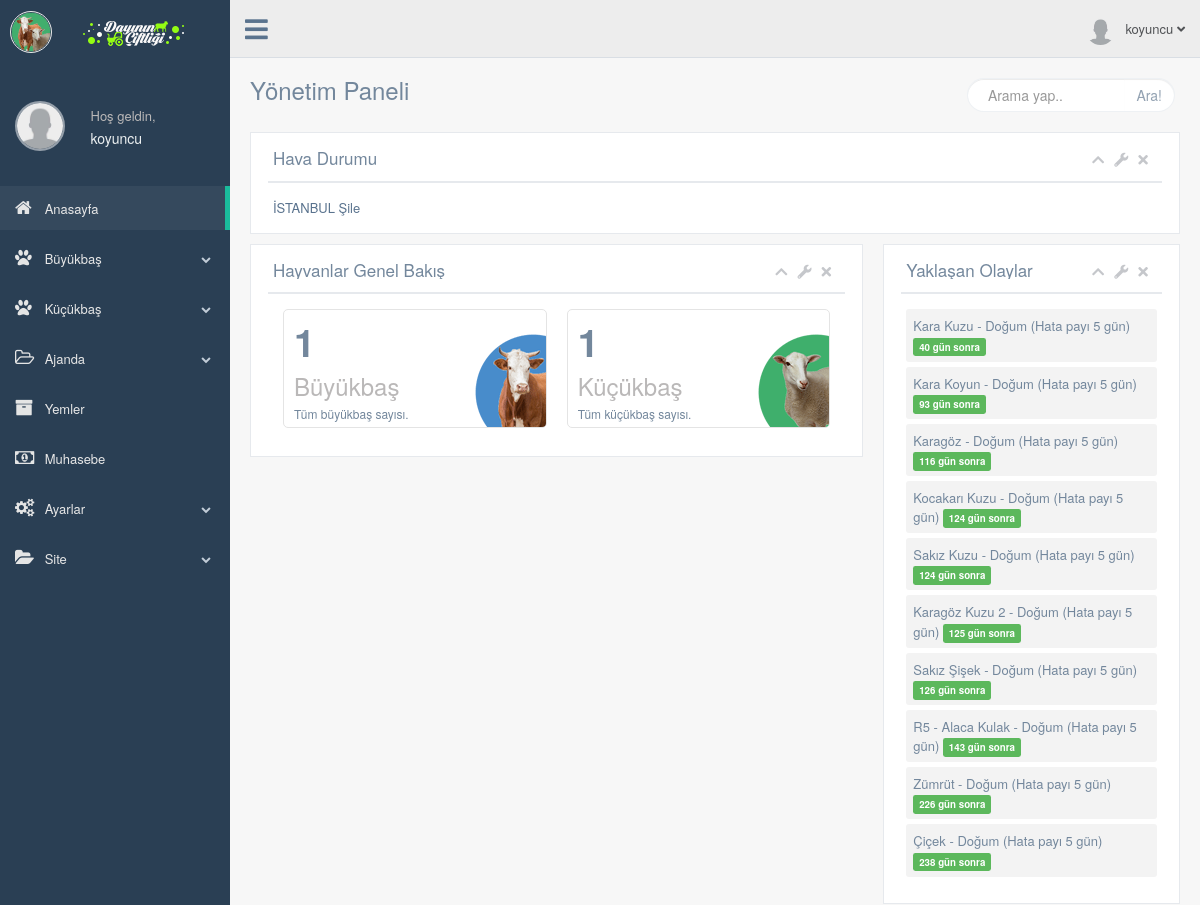
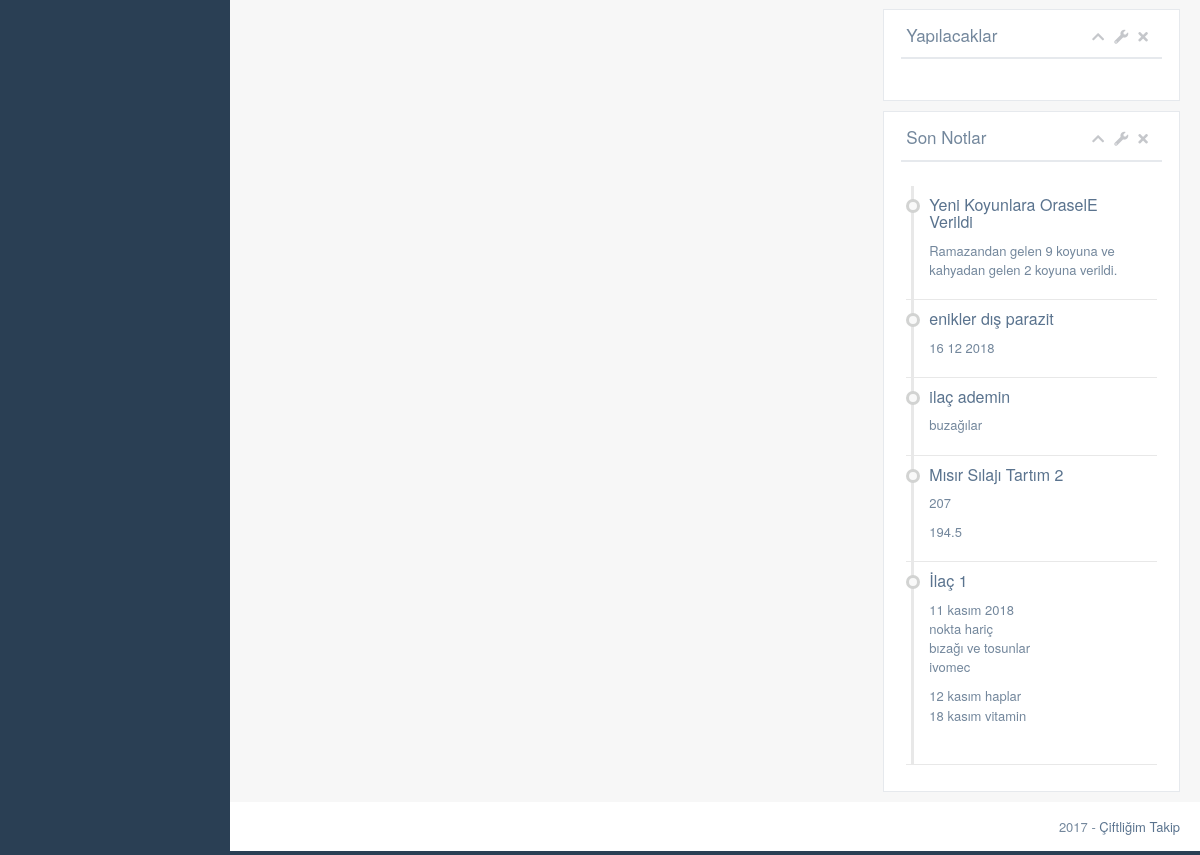
Screenshot of /production/index.php (signed in) with the database file from the repository (2 pictures, top to bottom).
### tables this page shows
CREATE TABLE `kullanici` (
  `kullanici_id` int(11) NOT NULL,
  `kullanici_adi` varchar(50) NOT NULL,
  `kullanici_sifre` varchar(50) NOT NULL,
  `kullanici_adsoyad` varchar(50) NOT NULL DEFAULT 'Ad Soyad',
  `kullanici_eposta` varchar(50) NOT NULL,
  `kullanici_gorsel` varchar(250) NOT NULL DEFAULT 'images/kullanici/kullanici.png',
  `kullanici_kayittarihi` datetime NOT NULL,
  `kullanici_yetki` int(1) NOT NULL DEFAULT '2',
  `kullanici_durum` int(1) NOT NULL
);

CREATE TABLE `hatirlatici` (
  `hatirlatici_id` int(11) NOT NULL,
  `kullanici_id` int(11) NOT NULL,
  `hatirlatici_referans` varchar(50) NOT NULL,
  `hatirlatici_kayittarihi` datetime DEFAULT CURRENT_TIMESTAMP,
  `hatirlatici_aciklama` varchar(1000) NOT NULL,
  `hatirlatici_tarih` datetime DEFAULT NULL,
  `hatirlatici_durum` int(1) DEFAULT '1'
);

CREATE TABLE `notlar` (
  `not_id` int(11) NOT NULL,
  `kullanici_id` int(11) NOT NULL,
  `not_kayittarihi` datetime NOT NULL DEFAULT CURRENT_TIMESTAMP,
  `not_baslik` varchar(50) NOT NULL,
  `not_aciklama` varchar(3000) NOT NULL
);

### production/index.php (the view, shortened to what the rows shown need)
<?php include 'header.php';
  $notsorgu=$db->prepare("SELECT * FROM notlar WHERE kullanici_id=:id ORDER BY not_kayittarihi DESC LIMIT 5");
    $notsorgu->execute(array(
        'id' => $kullanici_id
        ));
  $hatirlaticisorgu=$db->prepare("SELECT * FROM hatirlatici WHERE kullanici_id=:id ORDER BY hatirlatici_tarih");
  $hatirlaticisorgu->execute(array(
        'id' => $kullanici_id
  ));
?>
        <div class="right_col" role="main">
          <div class="">
            <div class="row">
              <div class="col-md-12 col-sm-12 col-xs-12">
                <div class="x_panel">
                  <div class="x_title">
                    <h2>Hava Durumu <small><a href="https://forecast7.com/tr/41d1029d65/sile/" target="_blank">Detaylar için tıklayınız</a></small></h2>
                  </div>
                  </div>
                </div>
              </div>
              <div class="row">
                <div class="col-md-8 col-sm-8 col-xs-12">
                  <div class="col">
                    <div class="x_panel">
                        <div class="x_title">
                          <h2>Hayvanlar Genel Bakış</h2>
                        </div>
                    </div>
                  </div>
                </div>
              <div class="col-md-4 col-sm-4 col-xs-12">
                <div class="col">
                    <div class="x_panel">
                      <div class="x_title">
                        <h2>Yaklaşan Olaylar<small><a href="#">Detaylar</a></small></h2>
                      </div>
                      <div class="x_content">
                        <div class="">
                          <ul class="to_do">
                            <?php while ($hatirlaticicek=$hatirlaticisorgu->fetch(PDO::FETCH_ASSOC)) {
                              $kalan_zaman=NULL;
                                  $hatirlatma_zamani = strtotime($hatirlaticicek['hatirlatici_tarih']);
                                  $simdiki_zaman = time();
                                  $fark = $hatirlatma_zamani - $simdiki_zaman;
                                  if($fark>0){
                                    ?>
                              <li>
                                <?php
                                        $dakika = $fark / 60;
                                        $saat = $dakika / 60;
                                        $dakika_farki = floor($dakika - (floor($saat) * 60));
                                        $gun = $saat / 24;
                                        $saat_farki = floor($saat - (floor($gun) * 24));
                                        $yil = floor($gun/365);
                                        $gun_farki = floor($gun - (floor($yil) * 365));
                                if($fark>0){
                                  if($yil>0){
                                    $kalan_zaman=$yil.' yıl ';
                                  }elseif($gun_farki>0){
                                    $kalan_zaman.=$gun_farki.' gün ';
                                  }elseif($saat_farki>0){
                                    $kalan_zaman.=$saat_farki.' saat';
                                  }elseif($dakika_farki>0){
                                    $kalan_zaman.=$dakika_farki.' dakika';
                                  }
                                }
                                $renk='danger';
                                if($gun_farki>=1 && $gun_farki<8) {
                                  $renk='warning';
                                }elseif($gun_farki>=8){
                                  $renk='success';
                                }
                                ?>
                                <p> <?php echo $hatirlaticicek['hatirlatici_aciklama']; ?> <span class="label label-<?php echo $renk ?>"><?php echo $kalan_zaman ?> sonra</span></p>
                              </li>
                            <?php }
                          } ?>
                          </ul>
                        </div>
                      </div>
                    </div>
                </div>
                <div class="col">
                    <div class="x_panel">
                      <div class="x_title">
                        <h2>Yapılacaklar <small><a href="#">Bütün Yapılacaklar</a></small></h2>
                      </div>
                    </div>
                </div>
                <div class="col">
                    <div class="x_panel">
                      <div class="x_title">
                        <h2>Son Notlar <small><a href="notlar.php">Bütün Notlar</a></small></h2>
                      </div>
                      <div class="x_content">
                        <div class="dashboard-widget-content">
                          <ul class="list-unstyled timeline widget">
                          <?php while ($notcek=$notsorgu->fetch(PDO::FETCH_ASSOC)) { ?>
                            <li>
                              <div class="block">
                                <div class="block_content">
                                  <h2 class="title">
                                    <a href="notlar.php"><?php echo $notcek['not_baslik']; ?></a>
                                  </h2>
                                  <p class="excerpt"><?php echo $notcek['not_aciklama']; ?>
                                  </p>
                                </div>
                              </div>
                            </li>
                          <?php } ?>
                          </ul>
                        </div>
                      </div>
                    </div>
                </div>
              </div>
            </div>
            </div>
          </div>
        <?php include 'footer.php'; ?>

### production/header.php (shortened to what the rows shown need)
<?php
  include '../baglan.php';
  $kullanicisorgu=$db->prepare("SELECT * FROM kullanici WHERE kullanici_adi=:kullanici");
  $kullanicisorgu->execute(array(
        'kullanici' => $_SESSION['kullanici_adi']
      ));
  $kullanicicek=$kullanicisorgu->fetch(PDO::FETCH_ASSOC);
 ?>
<!DOCTYPE html>
<html lang="tr">
  <head>
    <link href="../vendors/bootstrap/dist/css/bootstrap.min.css" rel="stylesheet">
    <link href="../vendors/font-awesome/css/font-awesome.min.css" rel="stylesheet">
    <link rel="stylesheet" href="https://use.fontawesome.com/releases/v5.0.13/css/all.css">
    <link rel="stylesheet" href="css/style-print.css" media="print" type="text/css">
    <link href="../vendors/nprogress/nprogress.css" rel="stylesheet">
    <link href="../vendors/iCheck/skins/flat/green.css" rel="stylesheet">
    <link href="../vendors/malihu-custom-scrollbar-plugin/jquery.mCustomScrollbar.min.css" rel="stylesheet"/>
    <link href="../vendors/datatables.net-bs/css/dataTables.bootstrap.min.css" rel="stylesheet">
    <link href="../vendors/datatables.net-buttons-bs/css/buttons.bootstrap.min.css" rel="stylesheet">
    <link href="../vendors/datatables.net-fixedheader-bs/css/fixedHeader.bootstrap.min.css" rel="stylesheet">
    <link href="../vendors/datatables.net-responsive-bs/css/responsive.bootstrap.min.css" rel="stylesheet">
    <link href="../vendors/datatables.net-scroller-bs/css/scroller.bootstrap.min.css" rel="stylesheet">
    <link href="../build/css/custom.min.css" rel="stylesheet">
    <link href="../build/css/main.css" rel="stylesheet">
  </head>
  <body class="nav-md">
    <div class="container body">
      <div class="main_container">
        <div class="col-md-3 left_col menu_fixed">
          <div class="left_col scroll-view">
            <?php include 'sidebar.php'; ?>
        <div class="top_nav"  id="yazdirma">
          <div class="nav_menu">
            <nav class="">
              <ul class="nav navbar-nav navbar-right">
                <li class="">
                  <a href="javascript:;" class="user-profile dropdown-toggle" data-toggle="dropdown" aria-expanded="false">
                    <img src="<?php echo $kullanicicek['kullanici_gorsel']; ?>" alt=""><?php echo $_SESSION['kullanici_adi'] ?>
                    <span class=" fa fa-angle-down"></span>
                  </a>
                </li>
              </ul>
            </nav>
          </div>
        </div>

### production/sidebar.php (shortened to what the rows shown need)
<br>
            <div class="profile clearfix">
              <div class="profile_pic text-center" style="margin-top: 25px; ">
                <a href="profil.php"><img src="<?php echo $kullanicicek['kullanici_gorsel']; ?>" alt="" style="width: 50px; height: 50px; max-width: 50px; max-height: 50px; -webkit-border-radius: 50%; -moz-border-radius: 50%; border-radius: 50%; border: 2px solid rgba(255,255,255,0.5);" ></a>
              </div>
              <div class="profile_info">
                <a href="profil.php"><h2><?php echo $_SESSION['kullanici_adi'] ?></h2></a>
              </div>
            </div>
            <br />
          </div>
        </div>

### rows the page displays
kullanici: kullanici_gorsel (placeholder picture)
hatirlatici: hatirlatici_aciklama "Kara Kuzu - Doğum (Hata payı 5 gün)", kalan_zaman "40 gün"
hatirlatici: hatirlatici_aciklama "Kara Koyun - Doğum (Hata payı 5 gün)", kalan_zaman "93 gün"
hatirlatici: hatirlatici_aciklama "Karagöz - Doğum (Hata payı 5 gün)", kalan_zaman "116 gün"
hatirlatici: hatirlatici_aciklama "Kocakarı Kuzu - Doğum (Hata payı 5 gün)", kalan_zaman "124 gün"
hatirlatici: hatirlatici_aciklama "Sakız Kuzu - Doğum (Hata payı 5 gün)", kalan_zaman "124 gün"
hatirlatici: hatirlatici_aciklama "Karagöz Kuzu 2 - Doğum (Hata payı 5 gün)", kalan_zaman "125 gün"
hatirlatici: hatirlatici_aciklama "Sakız Şişek - Doğum (Hata payı 5 gün)", kalan_zaman "126 gün"
hatirlatici: hatirlatici_aciklama "R5 - Alaca Kulak - Doğum (Hata payı 5 gün)", kalan_zaman "143 gün"
hatirlatici: hatirlatici_aciklama "Zümrüt - Doğum (Hata payı 5 gün)", kalan_zaman "226 gün"
hatirlatici: hatirlatici_aciklama "Çiçek - Doğum (Hata payı 5 gün)", kalan_zaman "238 gün"
notlar: not_baslik "Yeni Koyunlara OraselE Verildi", not_aciklama "Ramazandan gelen 9 koyuna ve kahyadan gelen 2 koyuna verildi."
notlar: not_baslik "enikler dış parazit", not_aciklama "16 12 2018"
notlar: not_baslik "ilaç ademin", not_aciklama "buzağılar"
notlar: not_baslik "Mısır Sılajı Tartım 2", not_aciklama "207 194.5"
notlar: not_baslik "İlaç 1", not_aciklama "11 kasım 2018 nokta hariç bızağı ve tosunlar ivomec 12 kasım haplar 18 kasım vitamin"

### other values shown
$_SESSION['kullanici_adi'] "koyuncu"
$sayacErkek "1"
